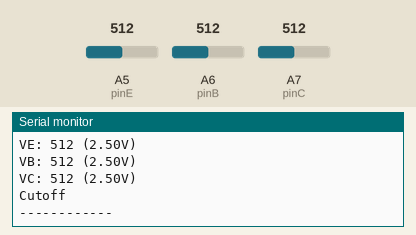
Simulated run of this sketch. Board: Arduino Nano, built with avr-gcc and run on an emulated ATmega328P. Shown: the last lines printed to the serial monitor. The test bench sets the inputs (shaded band); at power-on: A6 (pinB) = 512, A7 (pinC) = 512, A5 (pinE) = 512.

Above: at 1.8 s.
1.9 s: A6 (pinB) set to 716
At 2.8 s:
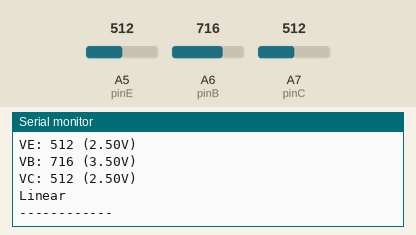
4.5 s: A7 (pinC) set to 716
At 5.5 s:
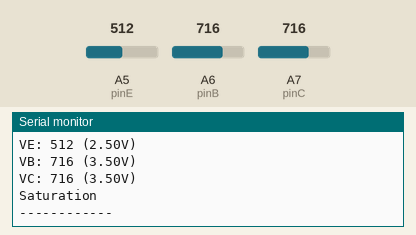
7.6 s: A5 (pinE) set to 716
At 8.9 s:
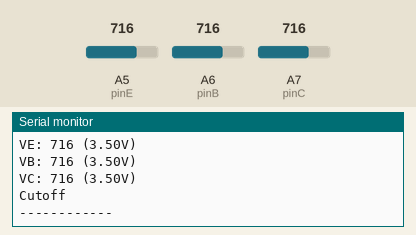
9.1 s: A5 (pinE) set to 900
10.6 s: A6 (pinB) set to 900
12.1 s: A5 (pinE) set to 511
At 13.0 s:
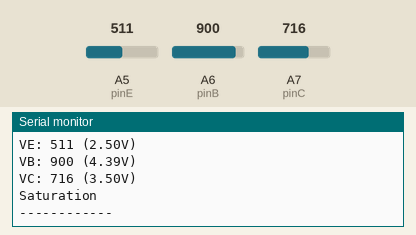
Timing chart, 0 to 15.1 s (numbered marks = the images above; inputs shaded):
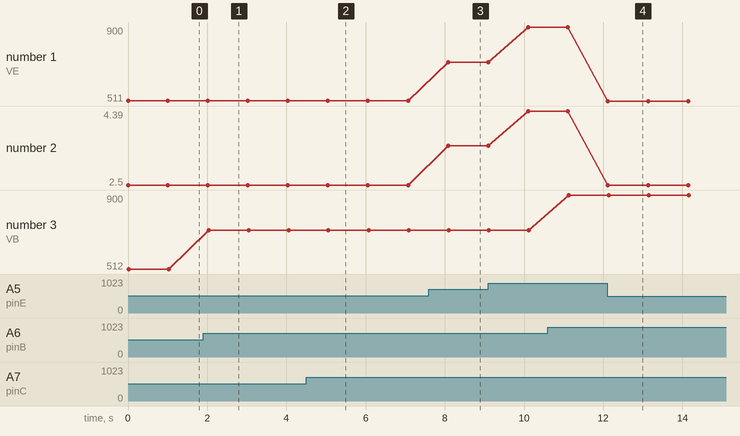

The sketch:

sketch_mar21a.ino
```cpp
// Define the analog input pins
const int pinE = A5;
const int pinB = A6;
const int pinC = A7;
void setup() {
  // Initialize serial communication
  Serial.begin(9600);
}
void loop() {
  // Read analog values from each pin
  int sensorValueVE = analogRead(pinE);
  int sensorValueVB = analogRead(pinB);
  int sensorValueVC = analogRead(pinC);
  // Convert analog values to voltages
  float voltageVE = sensorValueVE * (5.0 / 1024.0);
  float voltageVB = sensorValueVB * (5.0 / 1024.0);
  float voltageVC = sensorValueVC * (5.0 / 1024.0);
 String bjt_state_str = bjt_state(voltageVE, voltageVB, voltageVC);
  // Print the readings to the serial monitor
  Serial.print("VE: ");
  Serial.print(sensorValueVE);
  Serial.print(" (");
  Serial.print(voltageVE);
  Serial.println("V)");
  Serial.print("VB: ");
  Serial.print(sensorValueVB);
  Serial.print(" (");
  Serial.print(voltageVB);
  Serial.println("V)");
  Serial.print("VC: ");
  Serial.print(sensorValueVC);
  Serial.print(" (");
  Serial.print(voltageVC);
  Serial.println("V)");
  Serial.println(bjt_state_str);
 Serial.println("------------");
  // Delay before taking next readings
  delay(1000);
}
String bjt_state(float vE, float vB, float vC) {
  // Assuming typical BJT characteristics
  float V_BE_threshold = 0.7;
  float V_CE_threshold = 0.2;
  if (vB - vE > V_BE_threshold && vC - vE > V_CE_threshold) {
    return "Saturation";
  } else if (vB - vE < V_BE_threshold && vC - vE < V_CE_threshold) {
    return "Cutoff";
  } else {
    return "Linear";
  }
}
```

Measured:
- after the input at 1.9 s, the serial monitor: prints a new line after 0.14 s (image 1)
- after the input at 4.5 s, the serial monitor: prints a new line after 0.58 s (image 2)
- after the input at 7.6 s, the serial monitor: prints a new line after 0.48 s (image 3)
- after the input at 12.1 s, the serial monitor: prints a new line at once (image 4)
- plotted number 1: 716 → 900 after the input at 9.1 s, 900 → 511 after the input at 12.1 s
- plotted number 2: 3.5 → 4.39 after the input at 9.1 s, 4.39 → 2.5 after the input at 12.1 s
- plotted number 3: 512 → 716 after the input at 1.9 s
